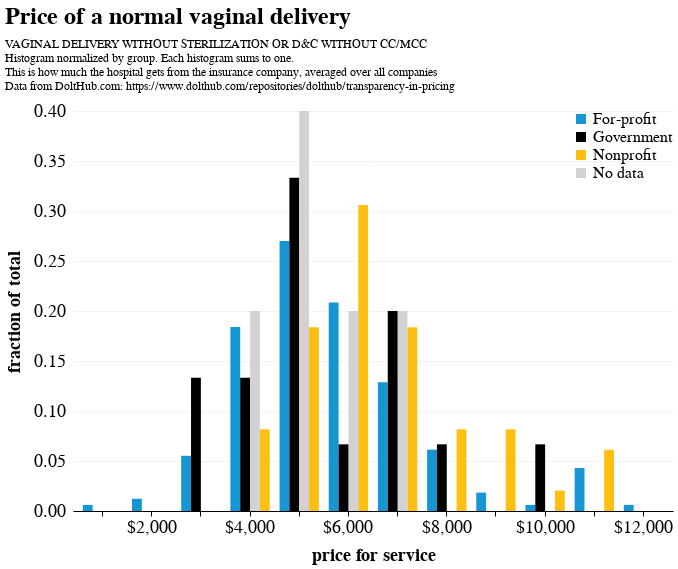

Here is the notebook cell this chart was saved with:
### Code cell
def sidebyside_normed(drg: str, df: pd.DataFrame, groupby: str, stepsize: int, title: str, cutoff: int = None, frac_labels = 2) -> alt.Chart:
    data = (
        df_cleaned
        .filter(pl.col('ms_drg') == drg)
        .groupby('hospital_id')
        .agg(pl.mean('standard_charge'))
        .join(hosp, left_on = 'hospital_id', right_on = 'id')
    ).to_pandas()
    
    title={'text': title,
            'subtitle': [
                descs.filter(pl.col('ms_drg') == drg)['description'][0],
                'Histogram normalized by group. Each histogram sums to one.',
                'This is how much the hospital gets from the insurance company, averaged over all companies',
                'Data from DoltHub.com: https://www.dolthub.com/repositories/dolthub/transparency-in-pricing'
            ]}
    
    sort_order = list(sorted(data[groupby].unique()))
    try:
        sort_order.remove('No data')
        sort_order.append('No data')
    except ValueError:
        pass
    
    if cutoff:
        bin_ = alt.Bin(extent=[0, cutoff], step=stepsize)
    else:
        bin_ = alt.Bin(step=stepsize)
    
    return (alt
            .Chart(data)
            .transform_bin('bins', 'standard_charge', bin=bin_)
            .transform_aggregate(count='count()', groupby=['bins', groupby])
            .transform_window(total='sum(count)', frame=[None, None], groupby=[groupby])
            .transform_calculate(normalized_count='datum.count / datum.total')
            .mark_bar()
            .encode(
                x=alt.X(
                    'bins:N', 
                    title='price for service', 
                    axis=alt.Axis(format='$,.0f', labelExpr=f'datum.value % {stepsize*frac_labels} ? null : datum.label'),
                ),
                y=alt.Y('normalized_count:Q', title='fraction of total'),
                xOffset=f'{groupby}:N',
                color= alt.Color(f'{groupby}:N', sort = sort_order),
            )
            .properties(
                title=title,
                width=600,
                height=400
            )
           )

sidebyside_normed(
    drg = '807', 
    df = df_cleaned,
    # cutoff = 100_000, 
    groupby = 'type', 
    stepsize = 1_000, 
    title = 'Price of a normal vaginal delivery'
)

### Figure 1 — Vega-Lite specification as saved in the notebook (floating-point values rounded to 4 significant figures; data arrays with more than 128 entries replaced by an {"elided": "..."} marker saying what was removed)
{"width": 600, "height": 400, "config": {"title": {"anchor": "start", "fontSize": 24, "font": "Helvetica", "fontColor": "#000000", "subtitlePadding": 10, "offset": 10}, "axisX": {"domain": true, "domainColor": "#000000", "domainWidth": 1, "grid": false, "labelFontSize": 18, "labelFont": "Helvetica", "labelAngle": 0, "tickColor": "#000000", "tickSize": 5, "titleFontSize": 18, "titlePadding": 10, "titleFont": "Helvetica", "title": ""}, "axisY": {"domain": false, "grid": true, "gridColor": "#f2f2f2", "gridWidth": 1, "labelFontSize": 18, "labelFont": "Helvetica", "labelPadding": 8, "ticks": false, "titleFontSize": 18, "titlePadding": 10, "titleFont": "Helvetica"}, "background": "#FFFFFF", "legend": {"labelFontSize": 16, "labelFont": "Helvetica", "symbolSize": 100, "symbolType": "square", "titleFontSize": 16, "titlePadding": 10, "titleFont": "Helvetica", "title": "", "orient": "top-right", "offset": 0}, "view": {"stroke": "transparent"}, "range": {"category": ["#1696d2", "#000000", "#fdbf11", "#d2d2d2", "#ec008b", "#55b748", "#5c5859", "#db2b27"], "diverging": ["#cfe8f3", "#a2d4ec", "#73bfe2", "#46abdb", "#1696d2", "#12719e"]}, "area": {"fill": "#1696d2"}, "line": {"color": "#1696d2", "stroke": "#1696d2", "strokewidth": 5}, "trail": {"color": "#1696d2", "stroke": "#1696d2", "strokeWidth": 0, "size": 1}, "path": {"stroke": "#1696d2", "strokeWidth": 0.5}, "point": {"filled": true}, "text": {"font": "Helvetica", "color": "#1696d2", "fontSize": 20, "align": "right", "fontWeight": 400, "size": 11}, "bar": {"binSpacing": 1, "fill": "#1696d2", "stroke": false}}, "data": {"name": "data-c70aa86ab1904dcc89be72f479be69e1"}, "mark": {"type": "bar"}, "encoding": {"color": {"field": "type", "sort": ["For-profit", "Government", "Nonprofit", "No data"], "type": "nominal"}, "x": {"axis": {"format": "$,.0f", "labelExpr": "datum.value % 2000 ? null : datum.label"}, "field": "bins", "title": "price for service", "type": "nominal"}, "xOffset": {"field": "type", "type": "nominal"}, "y": {"field": "normalized_count", "title": "fraction of total", "type": "quantitative"}}, "title": {"text": "Price of a normal vaginal delivery", "subtitle": ["VAGINAL DELIVERY WITHOUT STERILIZATION OR D&C WITHOUT CC/MCC", "Histogram normalized by group. Each histogram sums to one.", "This is how much the hospital gets from the insurance company, averaged over all companies", "Data from DoltHub.com: https://www.dolthub.com/repositories/dolthub/transparency-in-pricing"]}, "transform": [{"bin": {"step": 1000}, "field": "standard_charge", "as": "bins"}, {"aggregate": [{"op": "count", "as": "count"}], "groupby": ["bins", "type"]}, {"window": [{"op": "sum", "field": "count", "as": "total"}], "frame": [null, null], "groupby": ["type"]}, {"calculate": "datum.count / datum.total", "as": "normalized_count"}], "$schema": "https://vega.github.io/schema/vega-lite/v5.8.0.json", "datasets": {"data-c70aa86ab1904dcc89be72f479be69e1": {"elided": "232 records"}}}
